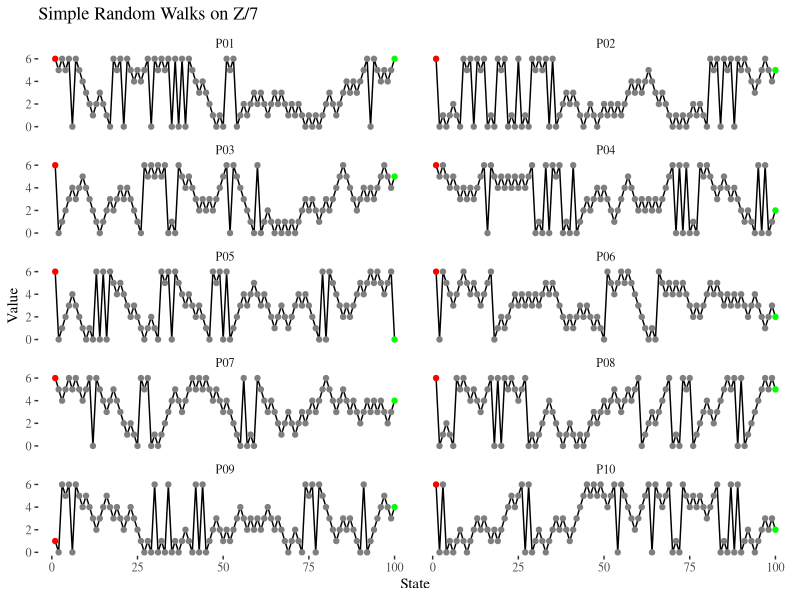

This figure's R source:
## ---- chunk 1
require(knitr)
require(ggplot2)
require(ggthemes)
require(dplyr)
require(tidyr)
opts_chunk$set(echo =TRUE, tidy = FALSE, dpi = 2000)
## ---- chunk 2
path <-  data.frame(
  matrix(
    vector(),
    101,
    11,
    dimnames=list(
      c(), 
      c("l", "P01", "P02","P03", "P04","P05", 
        "P06","P07", "P08","P09", "P10"))
    ),
  stringsAsFactors=F)

path[1,1:11] <- 0
for(i in 1:100){
  zi = sample(c(-1,1),10, replace = TRUE)
  path[i+1,1] = i
  for(j in 2:11){
    path[i+1,j] = (zi[j-1] + path[i,j]) %% 7
    }
}
path <- filter(path[2:101,])
## ---- chunk 3
path2 <- path %>%
  gather(value = n, key = path, -l) %>%
  mutate(maxmin = case_when((.$l == 100) ~ "2",
                         (.$l == 1) ~ "1"))
## ---- chunk 4
ggplot(data = path2, 
       aes(x = l, y = n)) +
  geom_line() +
  geom_point(aes(colour = maxmin)) +
  scale_color_manual(values = c("red","green")) +
  facet_wrap(~ path, ncol = 2, nrow = 5) +
  theme_tufte() +
  theme(legend.position = "") +
  labs(x = "State",
       y = "Value",
       title = "Simple Random Walks on Z/7")
